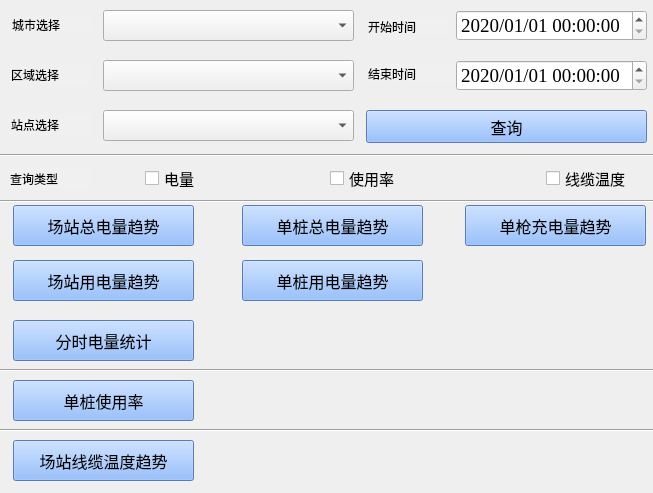
<?xml version="1.0" encoding="UTF-8"?>
<ui version="4.0">
 <class>Form</class>
 <widget class="QWidget" name="Form">
  <property name="geometry">
   <rect>
    <x>0</x>
    <y>0</y>
    <width>653</width>
    <height>493</height>
   </rect>
  </property>
  <property name="windowTitle">
   <string>场站数据统计分析</string>
  </property>
  <property name="styleSheet">
   <string notr="true"/>
  </property>
  <widget class="QLabel" name="label_2">
   <property name="geometry">
    <rect>
     <x>368</x>
     <y>19</y>
     <width>81</width>
     <height>16</height>
    </rect>
   </property>
   <property name="styleSheet">
    <string notr="true">background-color: rgb(240, 240, 240);
font: 75 12pt &quot;Times New Roman&quot;;
font: 75 12pt &quot;宋体&quot;;</string>
   </property>
   <property name="text">
    <string>开始时间</string>
   </property>
  </widget>
  <widget class="QLabel" name="label_3">
   <property name="geometry">
    <rect>
     <x>368</x>
     <y>64</y>
     <width>91</width>
     <height>20</height>
    </rect>
   </property>
   <property name="styleSheet">
    <string notr="true">background-color: rgb(240, 240, 240);
font: 75 12pt &quot;Times New Roman&quot;;
font: 75 12pt &quot;宋体&quot;;</string>
   </property>
   <property name="text">
    <string>结束时间</string>
   </property>
  </widget>
  <widget class="QDateTimeEdit" name="dateTimeEdit">
   <property name="geometry">
    <rect>
     <x>456</x>
     <y>10</y>
     <width>191</width>
     <height>31</height>
    </rect>
   </property>
   <property name="font">
    <font>
     <family>Times New Roman</family>
     <pointsize>14</pointsize>
    </font>
   </property>
   <property name="dateTime">
    <datetime>
     <hour>0</hour>
     <minute>0</minute>
     <second>0</second>
     <year>2020</year>
     <month>1</month>
     <day>1</day>
    </datetime>
   </property>
   <property name="date">
    <date>
     <year>2020</year>
     <month>1</month>
     <day>1</day>
    </date>
   </property>
   <property name="minimumDateTime">
    <datetime>
     <hour>0</hour>
     <minute>0</minute>
     <second>0</second>
     <year>2020</year>
     <month>1</month>
     <day>1</day>
    </datetime>
   </property>
   <property name="displayFormat">
    <string>yyyy/MM/dd HH:mm:ss</string>
   </property>
   <property name="timeSpec">
    <enum>Qt::LocalTime</enum>
   </property>
  </widget>
  <widget class="QDateTimeEdit" name="dateTimeEdit_2">
   <property name="geometry">
    <rect>
     <x>456</x>
     <y>60</y>
     <width>191</width>
     <height>31</height>
    </rect>
   </property>
   <property name="font">
    <font>
     <family>Times New Roman</family>
     <pointsize>14</pointsize>
    </font>
   </property>
   <property name="dateTime">
    <datetime>
     <hour>0</hour>
     <minute>0</minute>
     <second>0</second>
     <year>2020</year>
     <month>1</month>
     <day>1</day>
    </datetime>
   </property>
   <property name="date">
    <date>
     <year>2020</year>
     <month>1</month>
     <day>1</day>
    </date>
   </property>
   <property name="minimumDateTime">
    <datetime>
     <hour>0</hour>
     <minute>0</minute>
     <second>0</second>
     <year>2020</year>
     <month>1</month>
     <day>1</day>
    </datetime>
   </property>
   <property name="displayFormat">
    <string>yyyy/MM/dd HH:mm:ss</string>
   </property>
  </widget>
  <widget class="QLabel" name="label_5">
   <property name="geometry">
    <rect>
     <x>11</x>
     <y>114</y>
     <width>81</width>
     <height>21</height>
    </rect>
   </property>
   <property name="styleSheet">
    <string notr="true">background-color: rgb(240, 240, 240);
font: 75 12pt &quot;Times New Roman&quot;;
font: 75 12pt &quot;宋体&quot;;</string>
   </property>
   <property name="text">
    <string>站点选择</string>
   </property>
  </widget>
  <widget class="QLabel" name="label_4">
   <property name="geometry">
    <rect>
     <x>11</x>
     <y>65</y>
     <width>81</width>
     <height>20</height>
    </rect>
   </property>
   <property name="styleSheet">
    <string notr="true">background-color: rgb(240, 240, 240);
font: 75 12pt &quot;Times New Roman&quot;;
font: 75 12pt &quot;宋体&quot;;</string>
   </property>
   <property name="text">
    <string>区域选择</string>
   </property>
  </widget>
  <widget class="QComboBox" name="comboBox">
   <property name="geometry">
    <rect>
     <x>103</x>
     <y>60</y>
     <width>251</width>
     <height>31</height>
    </rect>
   </property>
   <property name="styleSheet">
    <string notr="true">font: 75 12pt &quot;Times New Roman&quot;;
font: 75 12pt &quot;宋体&quot;;</string>
   </property>
  </widget>
  <widget class="QComboBox" name="comboBox_2">
   <property name="geometry">
    <rect>
     <x>103</x>
     <y>110</y>
     <width>251</width>
     <height>31</height>
    </rect>
   </property>
   <property name="styleSheet">
    <string notr="true">font: 75 12pt &quot;Times New Roman&quot;;
font: 75 12pt &quot;宋体&quot;;</string>
   </property>
  </widget>
  <widget class="QPushButton" name="pushButton">
   <property name="geometry">
    <rect>
     <x>366</x>
     <y>110</y>
     <width>281</width>
     <height>33</height>
    </rect>
   </property>
   <property name="font">
    <font>
     <pointsize>12</pointsize>
    </font>
   </property>
   <property name="styleSheet">
    <string notr="true">background:rgb(120, 172, 255)</string>
   </property>
   <property name="text">
    <string>查询</string>
   </property>
  </widget>
  <widget class="QLabel" name="label_6">
   <property name="geometry">
    <rect>
     <x>12</x>
     <y>17</y>
     <width>81</width>
     <height>16</height>
    </rect>
   </property>
   <property name="styleSheet">
    <string notr="true">background-color: rgb(240, 240, 240);
font: 75 12pt &quot;Times New Roman&quot;;
font: 75 12pt &quot;宋体&quot;;</string>
   </property>
   <property name="text">
    <string>城市选择</string>
   </property>
  </widget>
  <widget class="QComboBox" name="comboBox_3">
   <property name="geometry">
    <rect>
     <x>103</x>
     <y>10</y>
     <width>251</width>
     <height>31</height>
    </rect>
   </property>
   <property name="styleSheet">
    <string notr="true">font: 75 12pt &quot;Times New Roman&quot;;
font: 75 12pt &quot;宋体&quot;;</string>
   </property>
  </widget>
  <widget class="QPushButton" name="pushButton_2">
   <property name="geometry">
    <rect>
     <x>13</x>
     <y>205</y>
     <width>181</width>
     <height>41</height>
    </rect>
   </property>
   <property name="font">
    <font>
     <pointsize>12</pointsize>
    </font>
   </property>
   <property name="styleSheet">
    <string notr="true">background:rgb(120, 172, 255)</string>
   </property>
   <property name="text">
    <string>场站总电量趋势</string>
   </property>
  </widget>
  <widget class="QPushButton" name="pushButton_3">
   <property name="geometry">
    <rect>
     <x>242</x>
     <y>205</y>
     <width>181</width>
     <height>41</height>
    </rect>
   </property>
   <property name="font">
    <font>
     <pointsize>12</pointsize>
    </font>
   </property>
   <property name="styleSheet">
    <string notr="true">background:rgb(120, 172, 255)</string>
   </property>
   <property name="text">
    <string>单桩总电量趋势</string>
   </property>
  </widget>
  <widget class="QPushButton" name="pushButton_5">
   <property name="geometry">
    <rect>
     <x>13</x>
     <y>260</y>
     <width>181</width>
     <height>41</height>
    </rect>
   </property>
   <property name="font">
    <font>
     <pointsize>12</pointsize>
    </font>
   </property>
   <property name="styleSheet">
    <string notr="true">background:rgb(120, 172, 255)</string>
   </property>
   <property name="text">
    <string>场站用电量趋势</string>
   </property>
  </widget>
  <widget class="QPushButton" name="pushButton_4">
   <property name="geometry">
    <rect>
     <x>13</x>
     <y>380</y>
     <width>181</width>
     <height>41</height>
    </rect>
   </property>
   <property name="font">
    <font>
     <pointsize>12</pointsize>
    </font>
   </property>
   <property name="styleSheet">
    <string notr="true">background:rgb(120, 172, 255)</string>
   </property>
   <property name="text">
    <string>单桩使用率</string>
   </property>
  </widget>
  <widget class="QCheckBox" name="checkBox">
   <property name="geometry">
    <rect>
     <x>145</x>
     <y>168</y>
     <width>61</width>
     <height>21</height>
    </rect>
   </property>
   <property name="font">
    <font>
     <pointsize>11</pointsize>
    </font>
   </property>
   <property name="text">
    <string>电量</string>
   </property>
  </widget>
  <widget class="QCheckBox" name="checkBox_2">
   <property name="geometry">
    <rect>
     <x>330</x>
     <y>168</y>
     <width>81</width>
     <height>21</height>
    </rect>
   </property>
   <property name="font">
    <font>
     <pointsize>11</pointsize>
    </font>
   </property>
   <property name="styleSheet">
    <string notr="true"/>
   </property>
   <property name="text">
    <string>使用率</string>
   </property>
  </widget>
  <widget class="QPushButton" name="pushButton_7">
   <property name="geometry">
    <rect>
     <x>242</x>
     <y>260</y>
     <width>181</width>
     <height>41</height>
    </rect>
   </property>
   <property name="font">
    <font>
     <pointsize>12</pointsize>
    </font>
   </property>
   <property name="styleSheet">
    <string notr="true">background:rgb(120, 172, 255)</string>
   </property>
   <property name="text">
    <string>单桩用电量趋势</string>
   </property>
  </widget>
  <widget class="Line" name="line_4">
   <property name="geometry">
    <rect>
     <x>-4</x>
     <y>191</y>
     <width>671</width>
     <height>20</height>
    </rect>
   </property>
   <property name="styleSheet">
    <string notr="true"/>
   </property>
   <property name="orientation">
    <enum>Qt::Horizontal</enum>
   </property>
  </widget>
  <widget class="QCheckBox" name="checkBox_4">
   <property name="geometry">
    <rect>
     <x>546</x>
     <y>168</y>
     <width>101</width>
     <height>21</height>
    </rect>
   </property>
   <property name="font">
    <font>
     <pointsize>11</pointsize>
    </font>
   </property>
   <property name="text">
    <string>线缆温度</string>
   </property>
  </widget>
  <widget class="QPushButton" name="pushButton_9">
   <property name="geometry">
    <rect>
     <x>13</x>
     <y>440</y>
     <width>181</width>
     <height>41</height>
    </rect>
   </property>
   <property name="font">
    <font>
     <pointsize>12</pointsize>
    </font>
   </property>
   <property name="styleSheet">
    <string notr="true">background:rgb(120, 172, 255)</string>
   </property>
   <property name="text">
    <string>场站线缆温度趋势</string>
   </property>
  </widget>
  <widget class="Line" name="line_6">
   <property name="geometry">
    <rect>
     <x>-4</x>
     <y>355</y>
     <width>671</width>
     <height>31</height>
    </rect>
   </property>
   <property name="styleSheet">
    <string notr="true"/>
   </property>
   <property name="orientation">
    <enum>Qt::Horizontal</enum>
   </property>
  </widget>
  <widget class="Line" name="line_10">
   <property name="geometry">
    <rect>
     <x>-4</x>
     <y>415</y>
     <width>671</width>
     <height>31</height>
    </rect>
   </property>
   <property name="styleSheet">
    <string notr="true"/>
   </property>
   <property name="orientation">
    <enum>Qt::Horizontal</enum>
   </property>
  </widget>
  <widget class="QLabel" name="label_7">
   <property name="geometry">
    <rect>
     <x>10</x>
     <y>168</y>
     <width>81</width>
     <height>21</height>
    </rect>
   </property>
   <property name="styleSheet">
    <string notr="true">background-color: rgb(240, 240, 240);
font: 75 12pt &quot;Times New Roman&quot;;
font: 75 12pt &quot;宋体&quot;;</string>
   </property>
   <property name="text">
    <string>查询类型</string>
   </property>
  </widget>
  <widget class="Line" name="line_7">
   <property name="geometry">
    <rect>
     <x>-14</x>
     <y>140</y>
     <width>671</width>
     <height>31</height>
    </rect>
   </property>
   <property name="styleSheet">
    <string notr="true"/>
   </property>
   <property name="orientation">
    <enum>Qt::Horizontal</enum>
   </property>
  </widget>
  <widget class="QPushButton" name="pushButton_10">
   <property name="geometry">
    <rect>
     <x>465</x>
     <y>205</y>
     <width>181</width>
     <height>41</height>
    </rect>
   </property>
   <property name="font">
    <font>
     <pointsize>12</pointsize>
    </font>
   </property>
   <property name="styleSheet">
    <string notr="true">background:rgb(120, 172, 255)</string>
   </property>
   <property name="text">
    <string>单枪充电量趋势</string>
   </property>
  </widget>
  <widget class="QPushButton" name="pushButton_11">
   <property name="geometry">
    <rect>
     <x>13</x>
     <y>320</y>
     <width>181</width>
     <height>41</height>
    </rect>
   </property>
   <property name="font">
    <font>
     <pointsize>12</pointsize>
    </font>
   </property>
   <property name="styleSheet">
    <string notr="true">background:rgb(120, 172, 255)</string>
   </property>
   <property name="text">
    <string>分时电量统计</string>
   </property>
  </widget>
 </widget>
 <resources/>
 <connections/>
</ui>
